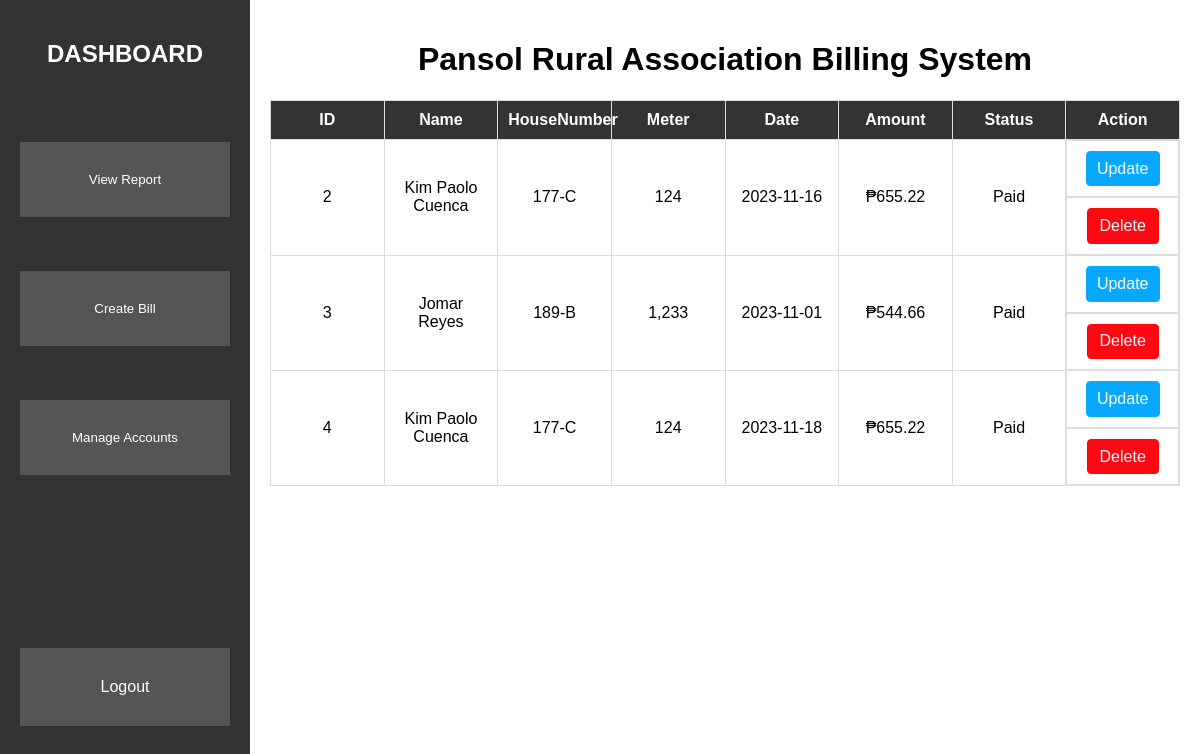
Before: /WebSys/Dashboard.php (signed in) with the older database file.
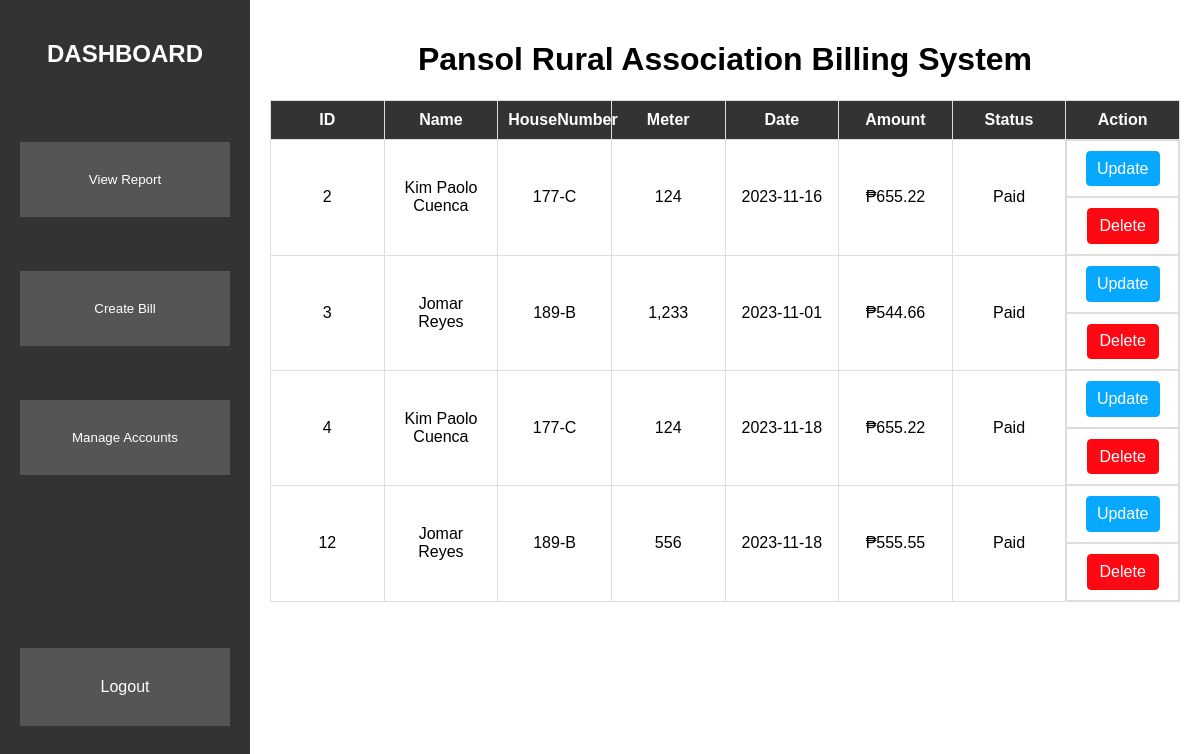
After: the same page with the newer database file.
### tables this page shows
CREATE TABLE IF NOT EXISTS `tbl_bill` (
  `BillId` int NOT NULL AUTO_INCREMENT,
  `UserID` int NOT NULL,
  `Date` date NOT NULL,
  `Meter` float NOT NULL,
  `Amount` float NOT NULL,
  `Status` varchar(10) NOT NULL,
  PRIMARY KEY (`BillId`),
  KEY `UserID_fk_Bill` (`UserID`)
);

CREATE TABLE IF NOT EXISTS `tbl_account` (
  `UserID` int NOT NULL AUTO_INCREMENT,
  `Username` varchar(100) NOT NULL,
  `Password` varchar(255) NOT NULL,
  `Level` varchar(20) NOT NULL,
  `Name` varchar(100) NOT NULL,
  `HouseNumber` varchar(100) NOT NULL,
  `Sex` varchar(20) NOT NULL,
  `Email` varchar(100) NOT NULL,
  PRIMARY KEY (`UserID`)
);

### WebSys/php/billDisplay.php (called while the page is built, shortened)
<?php
require "./php/dbCon.php";
$sqlQuery = "CALL SP_DisplayBill();";
$result = $conn->query($sqlQuery);
$data = array();
while ($row = $result->fetch_assoc()) {
    $row['Amount'] = '₱' . number_format($row['Amount'], 2);
    $row['Meter'] = number_format($row['Meter']);
    $data[] = array(
        'BillID' => isset($row['BillID']) ? $row['BillID'] : '',
        'Name' => isset($row['Name']) ? $row['Name'] : '',
        'HouseNumber' => isset($row['HouseNumber']) ? $row['HouseNumber'] : '',
        'Meter' => isset($row['Meter']) ? $row['Meter'] : '',
        'Date' => isset($row['Date']) ? $row['Date'] : '',
        'Amount' => isset($row['Amount']) ? $row['Amount'] : '',
        'Status' => isset($row['Status']) ? $row['Status'] : '',
    );
}
?>

### WebSys/Dashboard.php (the view, shortened to what this page needs)
<?php require "./php/authenticateaccount.php" ?>
<!DOCTYPE html>
<html lang="en">
<head>
    <link rel="stylesheet" href="./css/dashboard.css">
    <link rel="stylesheet" href="./css/modal.css">
</head>
<body>
    <div id="sidebar">
        <h2>DASHBOARD</h2><br/><br/><br/>
        <button class='viewReport' id='viewReportButton'>View Report</button><br /><br/><br/>
        <button class='createBill' id='createBillButton'>Create Bill</button><br /><br/><br/>
        <button class='manageAccounts'>Manage Accounts</button><br /><br/><br/>
        <a href="./php/logoutAdmin.php" class='logout'>Logout</a><br /><br/><br/>
    </div>
    <?php
    require "./php/billDisplay.php";
    ?>
 <div id="content">
    <h1>Pansol Rural Association Billing System</h1>
    <table>
        <thead>
            <tr>
                <th>ID</th>
                <th>Name</th>
                <th>HouseNumber</th>
                <th>Meter</th>
                <th>Date</th>
                <th>Amount</th>
                <th>Status</th>
                <th>Action</th>
            </tr>
        </thead>
        <tbody>
        <?php
            foreach ($data as $row) {
                echo "<tr data-bill-id='" . $row['BillID'] . "' data-name='" . $row['Name'] . "' data-house-number='" .
                $row['HouseNumber'] . "' data-meter='" . $row['Meter'] . "' data-date='" . $row['Date'] . "' data-amount='" .
                $row['Amount'] . "' data-status='" . $row['Status'] . "'>";
                foreach ($row as $value) {
                    echo "<td>$value</td>";
                }
                echo "<td style='text-align: center; display: flex; gap: 4px;'>";
                echo "<button class='update-button btn btn-primary turned-button' data-bill-id='" . $row['BillID'] . "'>Update</button>";
                echo "</td>";
                echo "<td style='text-align: center; display: flex; gap: 4px;'>";
                echo "<button class='delete-button' data-bill-id='" . $row['BillID'] . "'>Delete</button>";
                echo "</td>";
                echo "</tr>";
            }
            ?>
        </tbody>
    </table>
 </div>
</body>
</html>

### WebSys/css/dashboard.css (style rules this page uses)
body { font-family: Arial, sans-serif; margin: 0; padding: 0; display: flex; }
#sidebar { position: fixed; top: 0; left: 0; height: 100vh; width: 250px; background-color: #333; color: white; padding: 20px; box-sizing: border-box; display: flex; flex-direction: column; }
#content { margin-left: 250px; padding: 20px; box-sizing: border-box; width: calc(100% - 250px); }
table { border-collapse: collapse; width: 100%; margin-bottom: 20px; border: 1px solid #ddd; table-layout: fixed; }
h1, h2 { text-align: center; }
th, td { border: 1px solid #ddd; padding: 10px; text-align: center; }
th { background-color: #333; color: white; }
.btn { padding: 10px 20px; background-color: #555; color: white; text-decoration: none; border: none; cursor: pointer; text-align: center; }
.viewReport, .createBill, .createAccount, .manageAccounts { padding: 30px; background-color: #555; color: white; text-decoration: none; border: none; cursor: pointer; text-align: center; }
.logout { margin-top: auto; padding: 30px; background-color: #555; color: white; text-decoration: none; border: none; cursor: pointer; text-align: center; }

### WebSys/css/modal.css (style rules this page uses)
.btn, .delete-button { display: inline-block; font-weight: 400; text-align: center; white-space: nowrap; vertical-align: middle; -webkit-user-select: none; -moz-user-select: none; -ms-user-select: none; user-select: none; border: 1px solid transparent; padding: .300rem .75rem; font-size: 1rem; line-height: 1.5; border-radius: .25rem; transition: color .15s ease-in-out,background-color .15s ease-in-out,border-color .15s ease-in-out,box-shadow .15s ease-in-out; cursor: pointer; }
.btn-primary { padding: .300rem .65rem; color: #fff; background-color: #07a8ff; border-color: #07a8ff; display: block; margin: 0 auto; }
.delete-button { color: #fff; background-color: rgb(255, 7, 19); border-color: #ff0707; display: block; margin: 0 auto; }
h2 { text-align: center; }

Changed rows visible on the page:
added tbl_bill: BillId "12", UserID.Name "Jomar Reyes", UserID.HouseNumber "189-B", Meter "556", Date "2023-11-18", value "₱555.55", Status "Paid"
